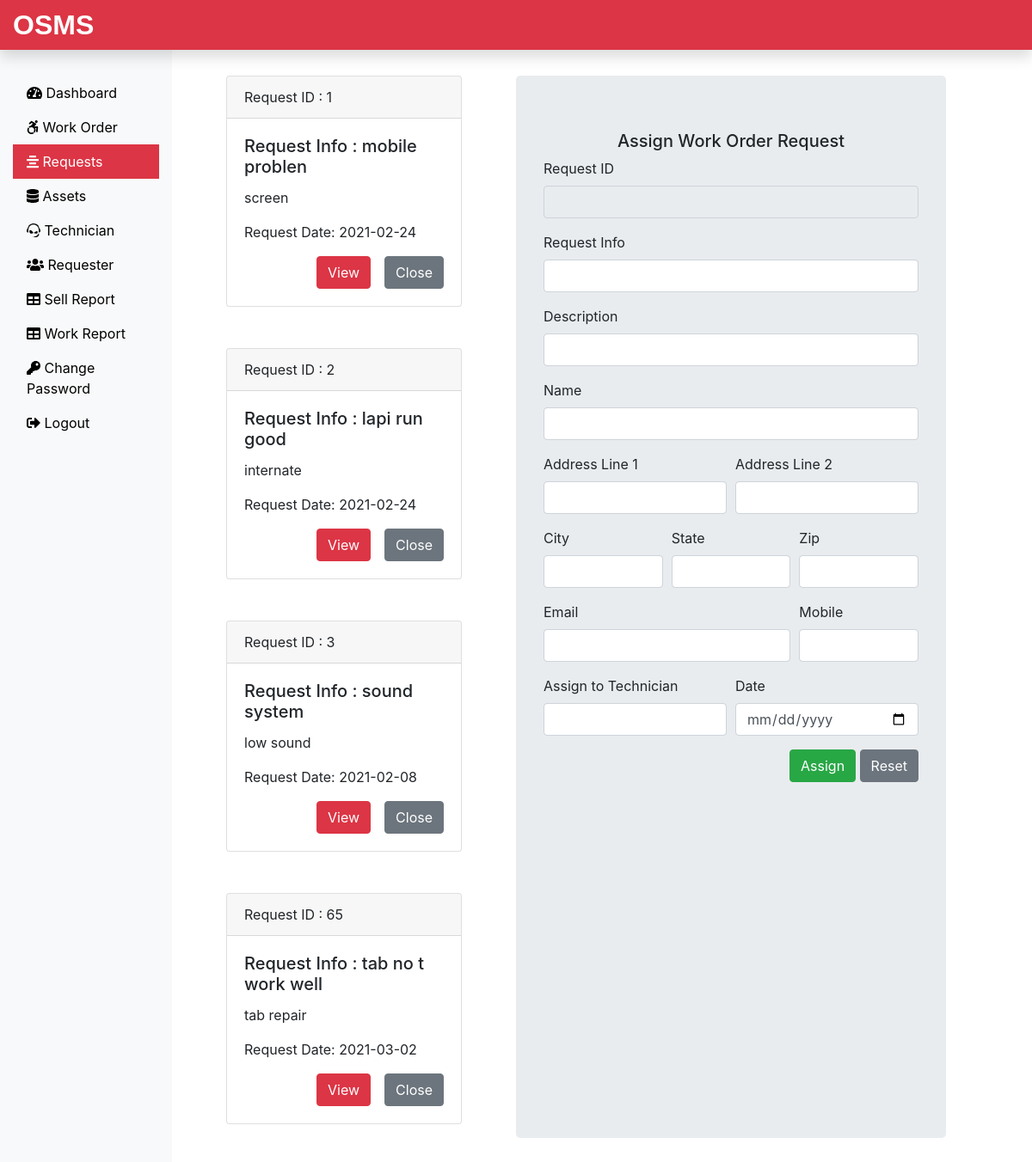
/OSMS_PHP/Admin/request.php (signed in), run on the app's committed database.
### tables this page shows
CREATE TABLE `submitrequest_tb` (
  `request_id` int(11) NOT NULL,
  `request_info` text NOT NULL,
  `request_desc` text NOT NULL,
  `requester_name` varchar(60) NOT NULL,
  `requester_add1` text NOT NULL,
  `requester_add2` text NOT NULL,
  `requester_city` varchar(60) NOT NULL,
  `requester_state` varchar(60) NOT NULL,
  `requester_zip` int(11) NOT NULL,
  `requester_email` varchar(60) NOT NULL,
  `requester_mobile` bigint(11) NOT NULL,
  `request_date` date NOT NULL
);

### OSMS_PHP/Admin/request.php (the view, shortened to what this page needs)
<?php
include('includes/header.php');
include('../dbConnection.php');
?>
<div class="col-sm-4 mb-5">
  <?php
 $sql = "SELECT request_id, request_info, request_desc, request_date FROM submitrequest_tb";
 $result = $conn->query($sql);
 if($result->num_rows > 0){
  while($row = $result->fetch_assoc()){
   echo '<div class="card mt-5 mx-5">';
   echo '<div class="card-header">';
   echo 'Request ID : '. $row['request_id'];
   echo '</div>';
   echo '<div class="card-body">';
   echo '<h5 class="card-title">Request Info : ' . $row['request_info'] . '</h5>';
   echo '<p class="card-text">' . $row['request_desc'] . '</p>';
   echo '<p class="card-text">Request Date: ' . $row['request_date'] . '</p>';
   echo '<div class="float-right">';
   echo '<form action="" method="POST"> <input type="hidden" name="id" value='. $row["request_id"] .'><input type="submit" class="btn btn-danger mr-3" name="view" value="View"><input type="submit" class="btn btn-secondary" name="close" value="Close"></form>';
   echo '</div>' ;
   echo '</div>' ;
   echo'</div>';
  }
 }
 ?>
</div>
<?php
  include('assignworkform.php');
  include('includes/footer.php');
?>

### data on the page
submitrequest_tb: request_id "1", request_info "mobile problen", request_desc "screen", request_date "2021-02-24"
submitrequest_tb: request_id "2", request_info "lapi run good", request_desc "internate", request_date "2021-02-24"
submitrequest_tb: request_id "3", request_info "sound system", request_desc "low sound", request_date "2021-02-08"
submitrequest_tb: request_id "65", request_info "tab no t work well", request_desc "tab repair", request_date "2021-03-02"
